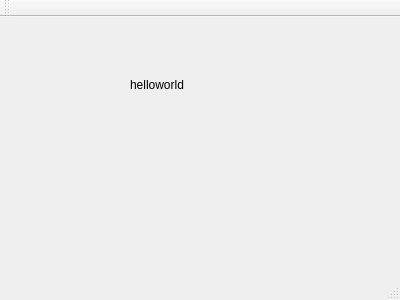
<?xml version="1.0" encoding="UTF-8"?>
<ui version="4.0">
 <class>MainWindow</class>
 <widget class="QMainWindow" name="MainWindow">
  <property name="geometry">
   <rect>
    <x>0</x>
    <y>0</y>
    <width>400</width>
    <height>300</height>
   </rect>
  </property>
  <property name="windowTitle">
   <string>MainWindow</string>
  </property>
  <widget class="QWidget" name="centralWidget">
   <widget class="QLabel" name="label">
    <property name="geometry">
     <rect>
      <x>130</x>
      <y>60</y>
      <width>72</width>
      <height>15</height>
     </rect>
    </property>
    <property name="text">
     <string>helloworld</string>
    </property>
   </widget>
  </widget>
  <widget class="QMenuBar" name="menuBar">
   <property name="geometry">
    <rect>
     <x>0</x>
     <y>0</y>
     <width>400</width>
     <height>26</height>
    </rect>
   </property>
  </widget>
  <widget class="QToolBar" name="mainToolBar">
   <attribute name="toolBarArea">
    <enum>TopToolBarArea</enum>
   </attribute>
   <attribute name="toolBarBreak">
    <bool>false</bool>
   </attribute>
  </widget>
  <widget class="QStatusBar" name="statusBar"/>
 </widget>
 <layoutdefault spacing="6" margin="11"/>
 <resources/>
 <connections/>
</ui>
